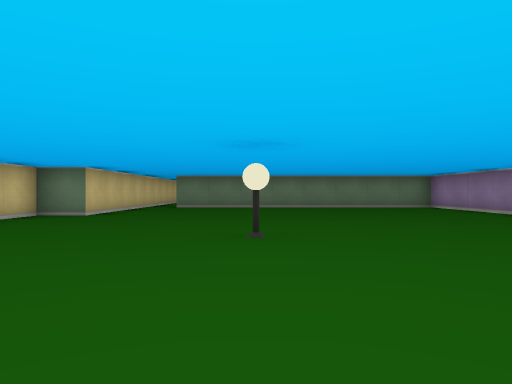
View 1 (above)

20 first-person views from a walk through a cub3D level. The camera is about half as high as the walls, looks level and sees 70° across. The floor is counted in squares. Each view is taken from the middle of a square. On the plan, view 1 faces up. The plan holds only what a view shows up to about 9 squares ahead; the rest is blank.

View 2
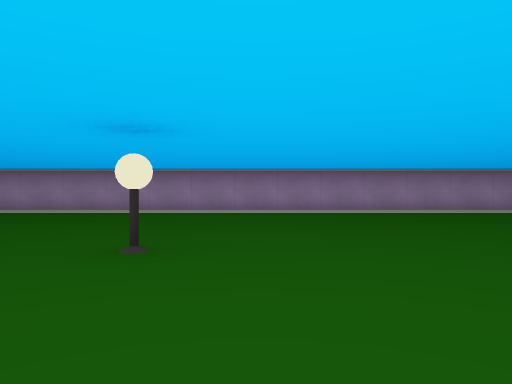

View 3
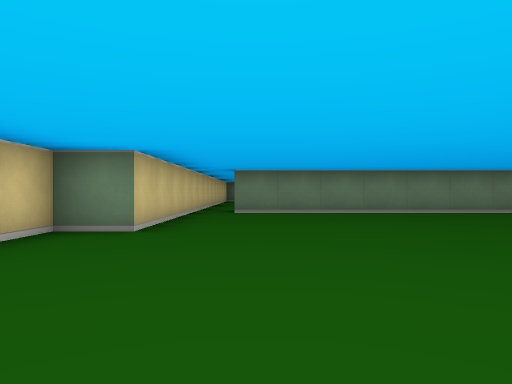

View 4
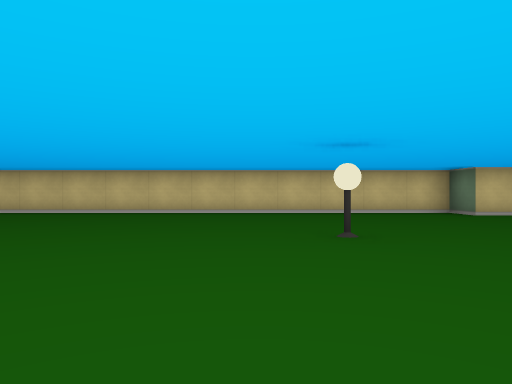

View 5
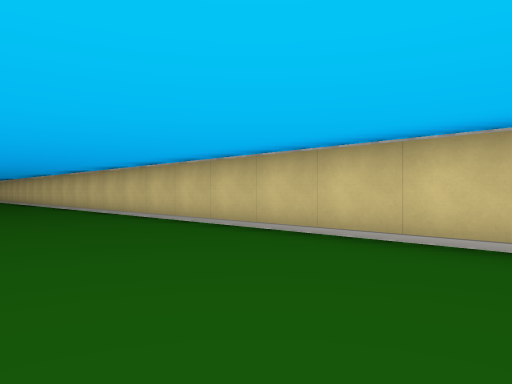

View 6
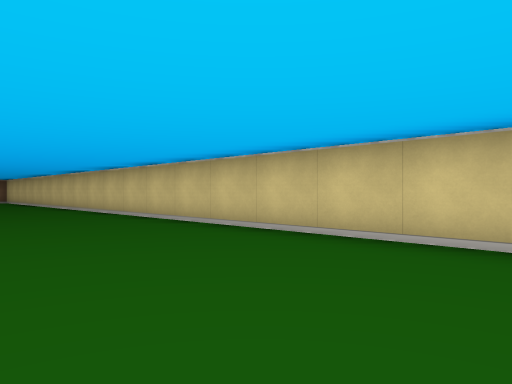

View 7
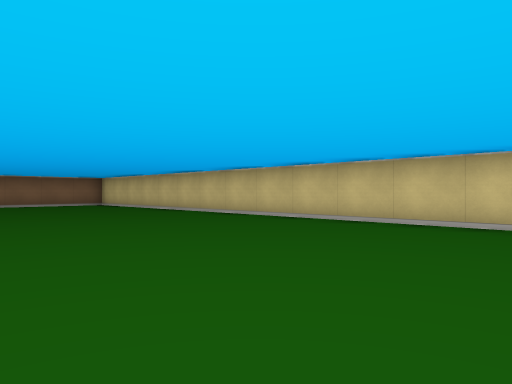

View 8
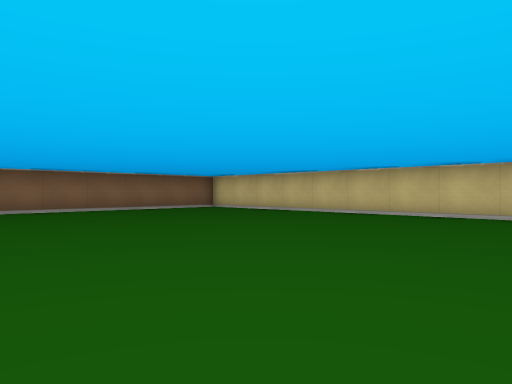

View 9
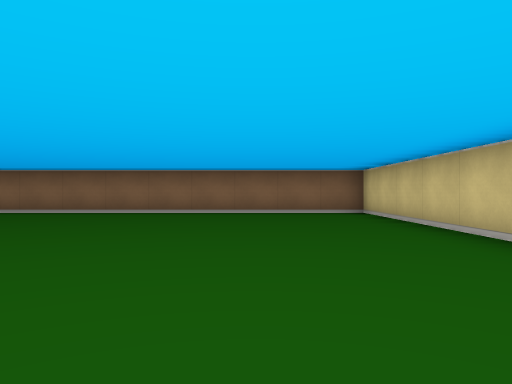

View 10
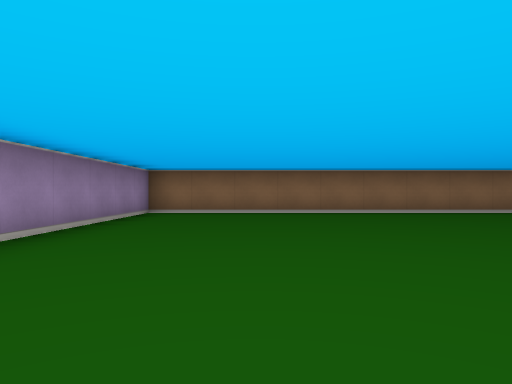

View 11
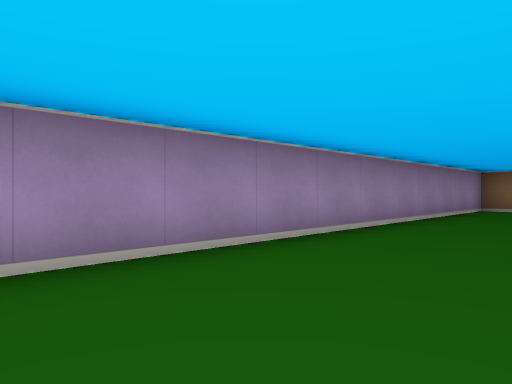

View 12
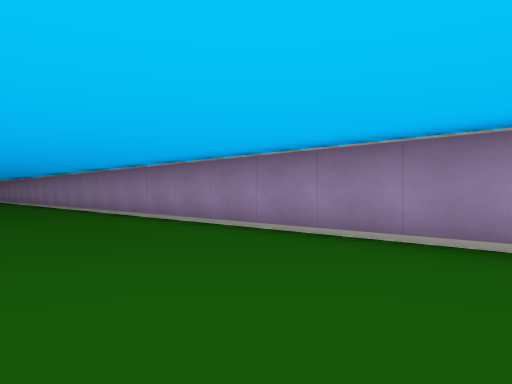

View 13
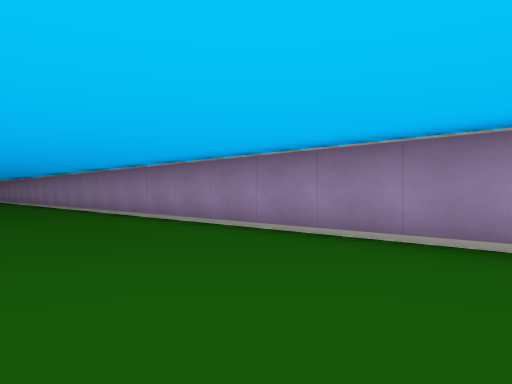

View 14
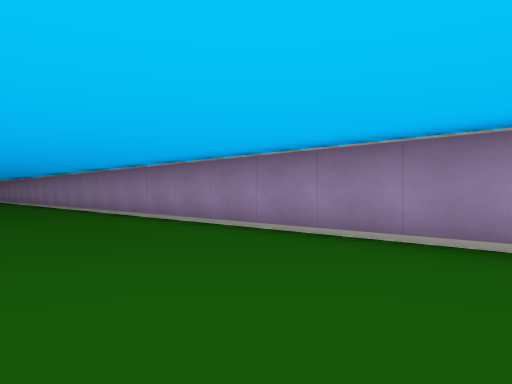

View 15
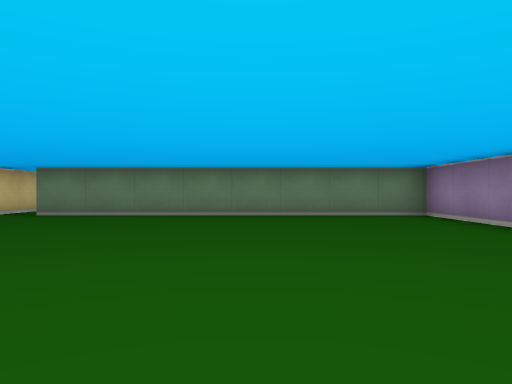

View 16
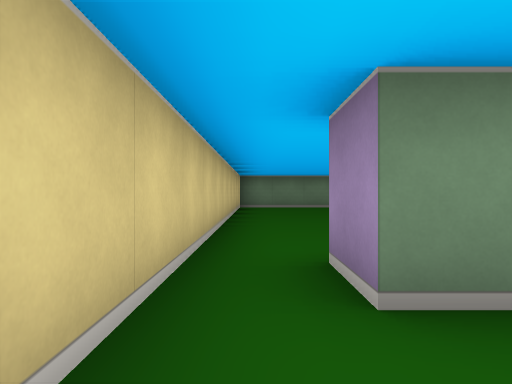

View 17
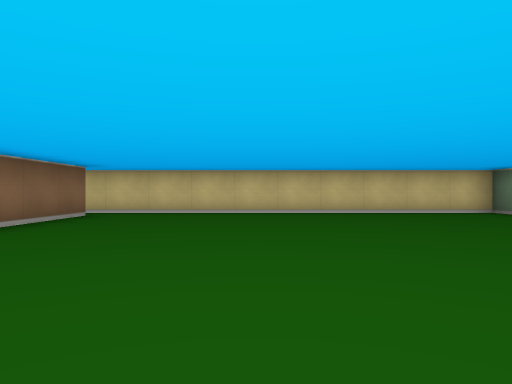

View 18
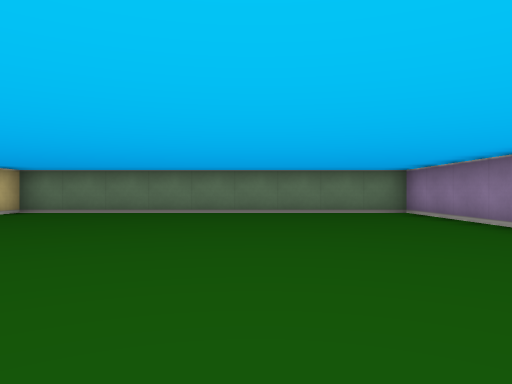

View 19
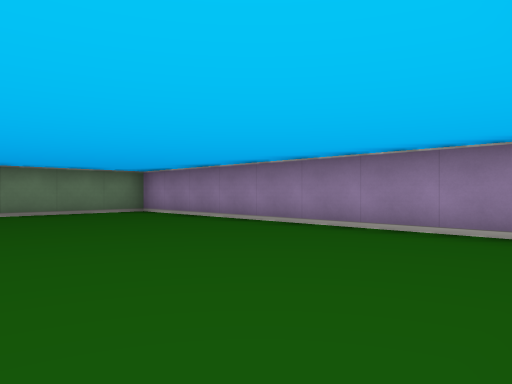

View 20
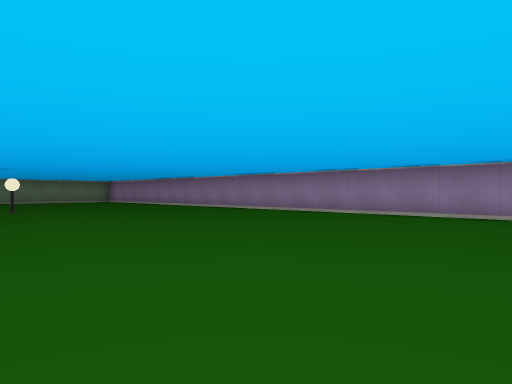

### Floor plan
Points are (right, up) in squares from view 1. A wall is a line through its corners. A room is listed if a view was taken in it or the views show most of it. See-through windows are left out.
Room 1 (views 1, 2, 3, 4, 5, 6, 7, 8, 9, 10, 11, 12, 13, 14, 15, 16, 20)
walls: (-3.5, 12.5) (-3.5, 7.5) (-4.5, 7.5) (-4.5, -23.5) (5.5, -23.5) (5.5, 11.5) (-2.5, 11.5) (-2.5, 12.5)
ways out: opening at (-3, 12) to room 2
objects: lamp (0, 4)
Room 2 (views 17, 18, 19)
walls: (5.5, 13.8) (5.5, 21.5) (-3.5, 21.5) (-3.5, 12.5); (-2.5, 12.5) (0, 12.5)
ways out: opening at (-3, 12) to room 1

Where each view was taken, in squares from view 1:
view 1: 0 up, 0 right, facing up
view 2: 3 up, 3 left, facing right
view 3: 3 up, 2 left, facing up
view 4: 3 up, 4 right, facing left
view 5: 0 up, 1 left, facing down-left
view 6: 5 down, 1 left, facing down-left
view 7: 10 down, 1 right, facing down-left
view 8: 14 down, 3 right, facing down-left
view 9: 15 down, 2 left, facing down
view 10: 15 down, 3 right, facing down
view 11: 13 down, 3 right, facing down-right
view 12: 16 down, 2 right, facing up-right
view 13: 14 down, 2 right, facing up-right
view 14: 11 down, 2 right, facing up-right
view 15: 4 up, 2 right, facing up
view 16: 10 up, 3 left, facing up
view 17: 16 up, 5 right, facing left
view 18: 13 up, 2 right, facing up
view 19: 13 up, 1 right, facing up-right
view 20: 6 down, 2 left, facing up-right
